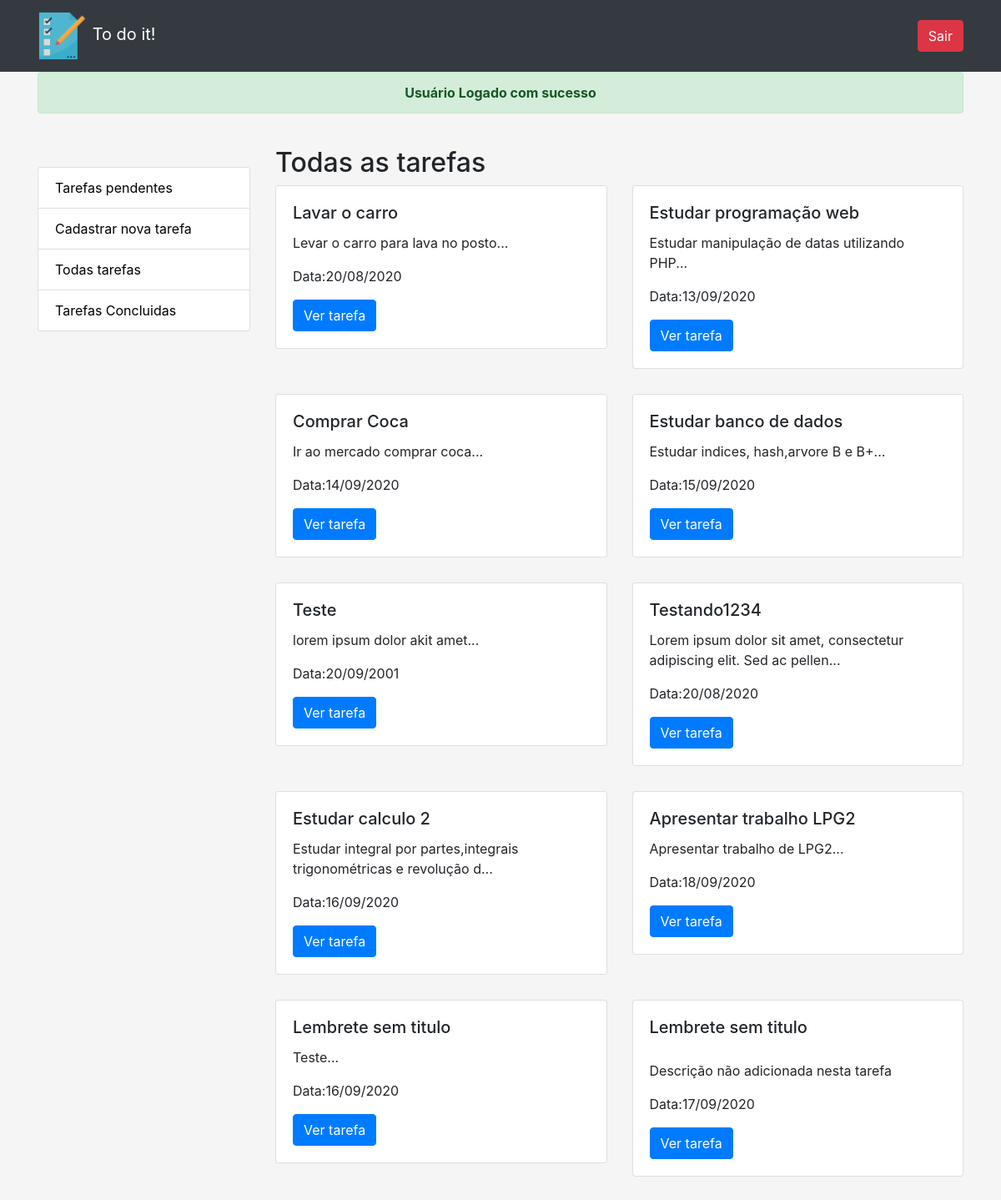
Screenshot of /ToDoList/tarefas/listartarefas.php (signed in) with the database file from the repository.
### tables this page shows
CREATE TABLE `tarefas` (
  `id` int NOT NULL AUTO_INCREMENT,
  `id_status` int NOT NULL DEFAULT '1',
  `titulo` varchar(50) NOT NULL,
  `data_real` date NOT NULL,
  `descricao` mediumtext,
  PRIMARY KEY (`id`),
  KEY `id_status` (`id_status`),
  CONSTRAINT `tarefas_ibfk_1` FOREIGN KEY (`id_status`) REFERENCES `status` (`id`)
);

### ToDoList/src/dao/tarefaDAO.php (called while the page is built, shortened)
<?php
    class TarefaDao{
        public static function getAll(){
            $con = ConnectionFactory::getConnection();
            $stmt = $con->prepare("SELECT * FROM tarefas");
            $stmt->execute();
            return $stmt;
        }
    }
?>

### ToDoList/tarefas/listartarefas.php (the view, shortened to what this page needs)
<?php
    require_once($_SERVER['DOCUMENT_ROOT'] . '/src/dao/tarefaDAO.php');
    require_once('../src/utils/FlashMessages.php');
    $stmt = TarefaDao::getAll();
?>
<!DOCTYPE html>
<html lang="pt-BR">
<head>
    <?php include('../partials/_head.php') ?>
</head>
<body>
    <?php require('../partials/_header.php') ?>
    <div class="container">
        <?= FlashMessage::getMessage() ?>
        <div class="row">
            <?php include('../partials/_sidebar.php') ?>
            <div class="col-md-9">
                <h2 class="pt-4">Todas as tarefas</h2>
                <div class="row">
                    <?php while ($row = $stmt->fetch(PDO::FETCH_OBJ)) : ?>
                        <div class="col-md-6 tarefas">
                            <div class="card">
                                <div class="card-body rounded">
                                    <?php if ($row->titulo) : ?>
                                        <h5 class="card-title"><?= $row->titulo ?></h5>
                                    <?php else : ?>
                                        <h5 class="card-title">Lembrete sem titulo</h5>
                                    <?php endif ?>
                                    <?php if ($row->descricao) : ?>
                                        <p class="card-text"><?= substr($row->descricao, 0, 70) . "..." ?></p>
                                    <?php else : ?>
                                        <p class="card-text pt-3">Descrição não adicionada nesta tarefa</p>
                                    <?php endif ?>
                                    <p class="card-text">Data:<?= date("d/m/Y", strtotime($row->data_real)) ?></p>
                                    <a href="show.php?id=<?= $row->id ?>" class="card-link btn btn-primary btn-md">Ver tarefa</a>
                                </div>
                            </div>
                        </div>
                    <?php endwhile ?>
                </div>
            </div>
        </div>
    </div>
</body>
</html>

### ToDoList/partials/_head.php (shortened to what this page needs)
<link rel="sortcut icon" href="/img/prancheta.png"
<link rel="stylesheet" href="/css/bootstrap-reboot.css" />
<link rel="stylesheet" href="/css/bootstrap-grid.css" />
<link rel="stylesheet" href="/css/bootstrap.css" />
<link rel="stylesheet" href="/css/style.css" />

### ToDoList/partials/_header.php
<header>
    <nav class="navbar navbar-dark bg-dark">
        <div class="container">
            <a class="navbar-brand" href="/tarefas/listartarefas.php">
                <img src="/img/logo.png" class="logo" class="d-inline-block align-top" alt="Logo">
                To do it!
            </a>
            <a href="/usuarios/log_out.php" onclick="return confirm('Realmente deseja sair?')" class="btn btn-danger">Sair</a>
        </div>
    </nav>
</header>

### ToDoList/src/utils/FlashMessages.php (shortened to what this page needs)
<?php
    class FlashMessage {
        public static function getMessage() {
            if(isset($_SESSION['flash_message']) && $_SESSION['flash_message']['status'] == 'ok') {
                $mensagem = $_SESSION['flash_message']['mensagem'];
                return "<p class='alert alert-success text-center font-weight-bold'>$mensagem</p>";
            } else if (isset($_SESSION['flash_message']) && $_SESSION['flash_message']['status'] == 'error') {
                $mensagem = $_SESSION['flash_message']['mensagem'];
                unset($_SESSION['flash_message']);
                return "<p class='alert alert-danger text-center font-weight-bold'>$mensagem</p>";
            }
        }
    }
?>

### ToDoList/partials/_sidebar.php
<aside class="col-md-3 pt-5">
    <div>
        <ul class="list-unstyled">
            <li class="list-group-item"><a href="/tarefas/tarefaspendentes.php">Tarefas pendentes</a></li>
            <li class="list-group-item"><a href="/tarefas/new.php">Cadastrar nova tarefa</a></li>
            <li class="list-group-item"><a href="/tarefas/listartarefas.php">Todas tarefas</a></li>
            <li class="list-group-item"><a href="/tarefas/tarefasconcluidas.php">Tarefas Concluidas</a></li>
        </ul>
    </div>
</aside>

### ToDoList/css/style.css (style rules this page uses)
* { margin:0; padding: 0; }
body { background-color: whitesmoke; }
.logo { width: 60px; }
aside a { color:black; }
.tarefas { margin-bottom: 30px; }

### rows the page displays
tarefas: titulo "Lavar o carro", descricao "Levar o carro para lava no posto", data_real "20/08/2020"
tarefas: titulo "Estudar programação web", descricao "Estudar manipulação de datas utilizando PHP", data_real "13/09/2020"
tarefas: titulo "Comprar Coca", descricao "Ir ao mercado comprar coca", data_real "14/09/2020"
tarefas: titulo "Estudar banco de dados", descricao "Estudar indices, hash,arvore B e B+", data_real "15/09/2020"
tarefas: titulo "Teste", descricao "lorem ipsum dolor akit amet", data_real "20/09/2001"
tarefas: titulo "Testando1234", descricao "Lorem ipsum dolor sit amet, consectetur adipiscing elit. Sed ac pellen", data_real "20/08/2020"
tarefas: titulo "Estudar calculo 2", descricao "Estudar integral por partes,integrais trigonométricas e revolução d", data_real "16/09/2020"
tarefas: titulo "Apresentar trabalho LPG2", descricao "Apresentar trabalho de LPG2", data_real "18/09/2020"
tarefas: titulo "Lembrete sem titulo", descricao "Teste", data_real "16/09/2020"
tarefas: titulo "Lembrete sem titulo", descricao "Descrição não adicionada nesta tarefa", data_real "17/09/2020"

### other values shown
$mensagem "Usuário Logado com sucesso"
